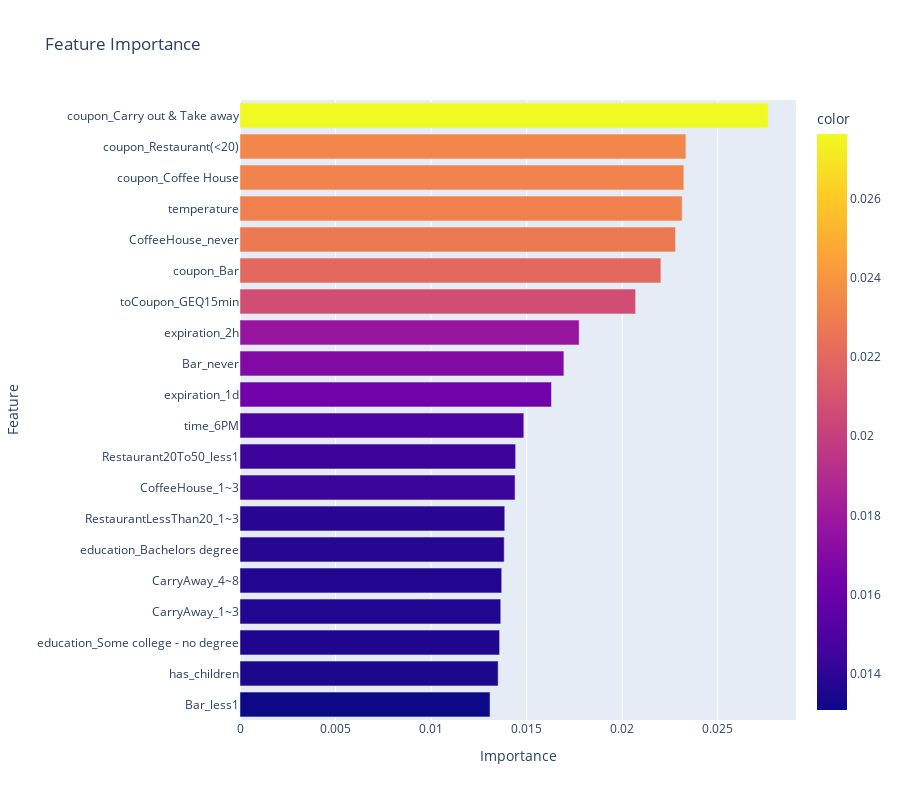

The code cell stored with this chart in its notebook:
### Code cell
# Feature importance
feat_importances = pd.Series(rfc.feature_importances_, index=X.columns).sort_values(ascending=False)[:20]

px.bar(
    feat_importances.sort_values(ascending=True),
    title='Feature Importance', 
    labels={'index':'Feature', 'value':'Importance'},
    color=feat_importances.sort_values(ascending=True),
    orientation='h',
    height=800)

### Figure 1 — Plotly figure (JSON) as saved in the notebook; plotly's stock layout.template omitted (floating-point values rounded to 4 significant figures)
{"data": [{"alignmentgroup": "True", "hovertemplate": "Importance=%{x}<br>Feature=%{y}<br>color=%{marker.color}<extra></extra>", "legendgroup": "", "marker": {"color": [0.01308, 0.01351, 0.01358, 0.01364, 0.01369, 0.01382, 0.01385, 0.01439, 0.01442, 0.01485, 0.0163, 0.01695, 0.01775, 0.0207, 0.02202, 0.02279, 0.02313, 0.02323, 0.02333, 0.02764], "coloraxis": "coloraxis", "pattern": {"shape": ""}}, "name": "", "offsetgroup": "", "orientation": "h", "showlegend": false, "textposition": "auto", "type": "bar", "x": [0.01308, 0.01351, 0.01358, 0.01364, 0.01369, 0.01382, 0.01385, 0.01439, 0.01442, 0.01485, 0.0163, 0.01695, 0.01775, 0.0207, 0.02202, 0.02279, 0.02313, 0.02323, 0.02333, 0.02764], "xaxis": "x", "y": ["Bar_less1", "has_children", "education_Some college - no degree", "CarryAway_1~3", "CarryAway_4~8", "education_Bachelors degree", "RestaurantLessThan20_1~3", "CoffeeHouse_1~3", "Restaurant20To50_less1", "time_6PM", "expiration_1d", "Bar_never", "expiration_2h", "toCoupon_GEQ15min", "coupon_Bar", "CoffeeHouse_never", "temperature", "coupon_Coffee House", "coupon_Restaurant(<20)", "coupon_Carry out & Take away"], "yaxis": "y"}], "layout": {"barmode": "relative", "coloraxis": {"colorbar": {"title": {"text": "color"}}, "colorscale": [[0, "#0d0887"], [0.1111, "#46039f"], [0.2222, "#7201a8"], [0.3333, "#9c179e"], [0.4444, "#bd3786"], [0.5556, "#d8576b"], [0.6667, "#ed7953"], [0.7778, "#fb9f3a"], [0.8889, "#fdca26"], [1, "#f0f921"]]}, "height": 800, "legend": {"tracegroupgap": 0}, "title": {"text": "Feature Importance"}, "xaxis": {"anchor": "y", "domain": [0, 1], "title": {"text": "Importance"}}, "yaxis": {"anchor": "x", "domain": [0, 1], "title": {"text": "Feature"}}}}
